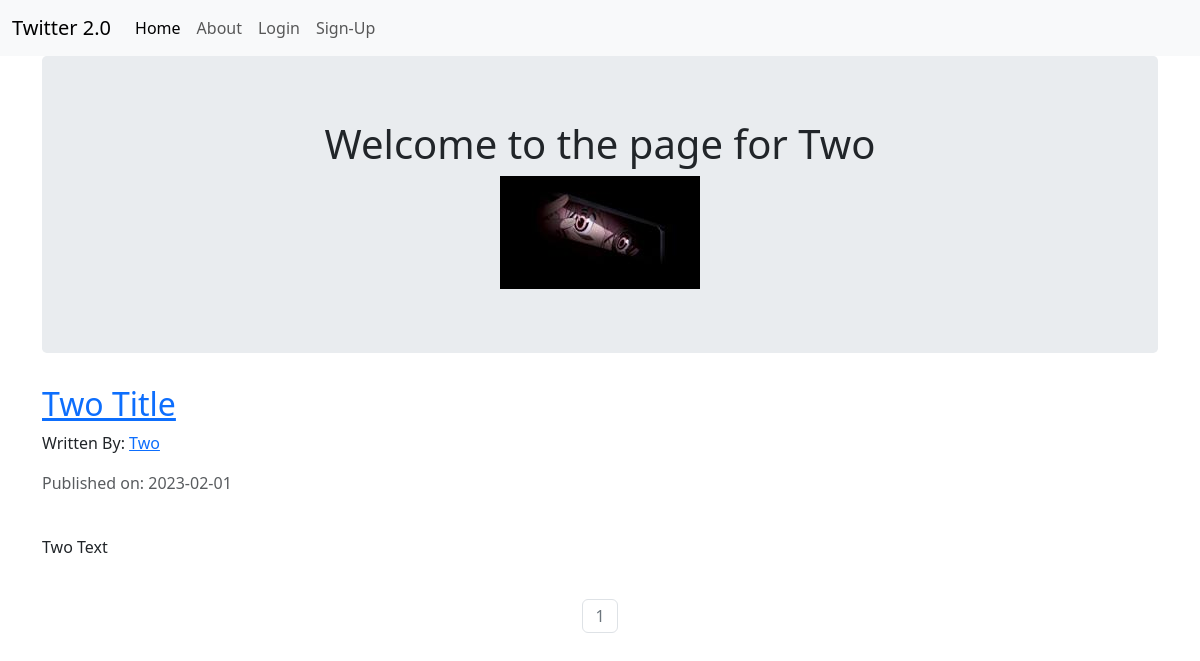
The app's page /Two with its own data.
### website/models.py (models this page shows, shortened)
class User(db.Model, UserMixin):
    __tablename__ = 'users'
    id = db.Column(db.Integer,primary_key=True)
    profile_image = db.Column(db.String(64), nullable = False, default = 'default_profile.jpeg')
    username = db.Column(db.String(64), unique = True, index = True)
    email = db.Column(db.String(64), unique = True, index = True)
    name = db.Column(db.String(64), unique = True, index = True)
    password_hash = db.Column(db.String(64))
    posts = db.relationship('BlogPost', backref='author', lazy = True)

class BlogPost(db.Model):
    users = db.relationship(User)
    id = db.Column(db.Integer, primary_key = True)
    user_id = db.Column(db.Integer, db.ForeignKey('users.id'), nullable = False)
    date = db.Column(db.DateTime, nullable=False, default=datetime.utcnow)
    title = db.Column(db.String(140), nullable = False)
    text = db.Column(db.Text, nullable = False)

### website/users/views.py (the view)
@users.route("/<username>")
def user_posts(username):
    page = request.args.get('page', 1, type = int)
    user = User.query.filter_by(username=username).first_or_404()
    blog_posts = BlogPost.query.filter_by(author=user).order_by(BlogPost.date.desc()).paginate(page=page, per_page=5)
    return render_template('user_blog_posts.html', blog_posts=blog_posts, user=user)

### website/templates/user_blog_posts.html
{%extends "base.html"%}
{% block content %}
<div class="container">
    <div class="jumbotron">
        <div align='center'>
            <h1>Welcome to the page for {{ user.username }}</h1>
            <img src="{{url_for('static', filename='profile_pics/'+user.profile_image)}}" alt="">
        </div>
    </div>
{% for post in blog_posts.items %}
    <h2> <a href="{{url_for('blog_posts.blog_post',blog_post_id=post.id)}}">{{post.title}}</a> </h2>
    <p>Written By: <a href="{{url_for('users.user_posts',username=post.author.username)}}">{{post.author.username}}</a></p>
    <p class="text-muted">Published on: {{post.date.strftime("%Y-%m-%d")}}</p>
    <br>
    <p>{{post.text}}</p>
    <br>
{% endfor %}
</div>
<nav aria-label="Page navigation example">
    <ul class="pagination justify-content-center">
        {% for page_num in blog_posts.iter_pages(left_edge=1, right_edge=1, left_current=1, right_current=2) %}
            {% if blog_posts.page == page_num %}
            <li class="page-item disabled">
                <a class="page-link" href="{{url_for('users.user_posts', username=user.username, page=page_num)}}">{{ page_num }}
                </a>
              </li>
            {% else %}
              <li class="page-item">
                <a class="page-link" href="{{ url_for('users.user_posts', username=user.username, page=page_num) }}">{{ page_num }}
                </a>
              </li>
            {% endif %}
        {% endfor %}
    </ul>
  </nav>
{% endblock %}

### records on screen
User: username "Two", profile_image (picture)
BlogPost: title "Two Title", author.username "Two", date "2023-02-01", text "Two Text"

### other values on screen
{{ page_num }} "1"
